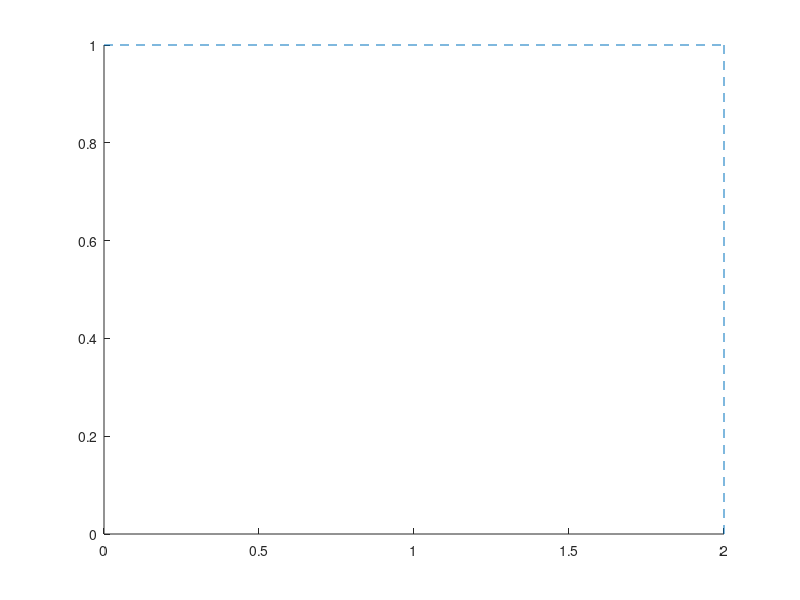

This chart was generated by the following MATLAB code: (Note: this script raises an error after producing the figure.)
clear; close all; clc;

figure('color','w')
line([2, 2], [0, 1], 'linestyle','--')
line([0, 2], [1, 1],'linestyle','--')
plotXY(-0.5, 2.5, -0.5, 1.5, false, 15)
hold on;
plot([0, 2], [0, 1],'color','k','linewidth',2)

[x, y] = meshgrid(linspace(-0.5, 2.5, 10), linspace(-0.5, 1.2, 10));
u = x.*y;
v = -y.^2;
quiver(x, y, u, v)